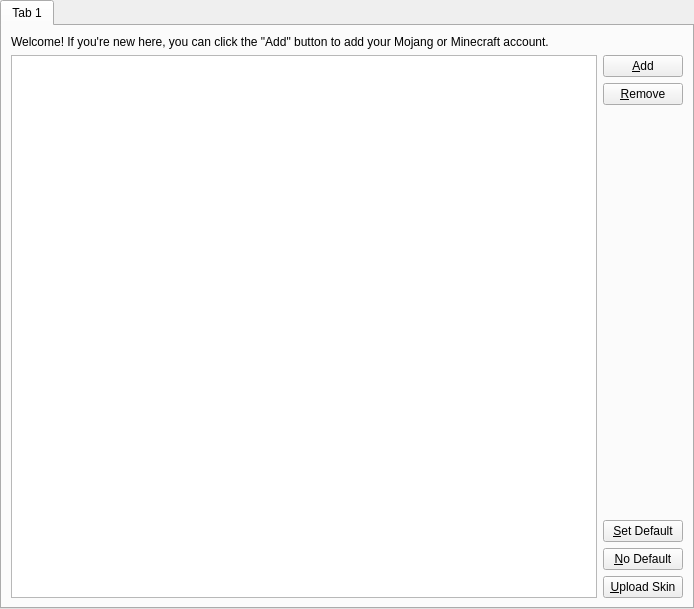
<?xml version="1.0" encoding="UTF-8"?>
<ui version="4.0">
 <class>AccountListPage</class>
 <widget class="QWidget" name="AccountListPage">
  <property name="geometry">
   <rect>
    <x>0</x>
    <y>0</y>
    <width>694</width>
    <height>609</height>
   </rect>
  </property>
  <layout class="QVBoxLayout" name="verticalLayout_2">
   <property name="leftMargin">
    <number>0</number>
   </property>
   <property name="topMargin">
    <number>0</number>
   </property>
   <property name="rightMargin">
    <number>0</number>
   </property>
   <property name="bottomMargin">
    <number>0</number>
   </property>
   <item>
    <widget class="QTabWidget" name="tabWidget">
     <property name="currentIndex">
      <number>0</number>
     </property>
     <widget class="QWidget" name="tab">
      <attribute name="title">
       <string notr="true">Tab 1</string>
      </attribute>
      <layout class="QVBoxLayout" name="verticalLayout">
       <item>
        <widget class="QLabel" name="welcomeLabel">
         <property name="text">
          <string>&lt;html&gt;&lt;head/&gt;&lt;body&gt;&lt;p&gt;Welcome! If you're new here, you can click the &amp;quot;Add&amp;quot; button to add your Mojang or Minecraft account.&lt;/p&gt;&lt;/body&gt;&lt;/html&gt;</string>
         </property>
         <property name="wordWrap">
          <bool>true</bool>
         </property>
        </widget>
       </item>
       <item>
        <layout class="QHBoxLayout" name="horizontalLayout">
         <item>
          <widget class="QTreeView" name="listView"/>
         </item>
         <item>
          <layout class="QVBoxLayout" name="manageAcctsBtnBox">
           <item>
            <widget class="QPushButton" name="addAccountBtn">
             <property name="text">
              <string>&amp;Add</string>
             </property>
            </widget>
           </item>
           <item>
            <widget class="QPushButton" name="rmAccountBtn">
             <property name="text">
              <string>&amp;Remove</string>
             </property>
            </widget>
           </item>
           <item>
            <spacer name="buttonSpacer">
             <property name="orientation">
              <enum>Qt::Vertical</enum>
             </property>
             <property name="sizeHint" stdset="0">
              <size>
               <width>20</width>
               <height>40</height>
              </size>
             </property>
            </spacer>
           </item>
           <item>
            <widget class="QPushButton" name="setDefaultBtn">
             <property name="toolTip">
              <string>&lt;html&gt;&lt;head/&gt;&lt;body&gt;&lt;p&gt;Set the currently selected account as the active account. The active account is the account that is used to log in (unless it is overridden in an instance-specific setting).&lt;/p&gt;&lt;/body&gt;&lt;/html&gt;</string>
             </property>
             <property name="text">
              <string>&amp;Set Default</string>
             </property>
            </widget>
           </item>
           <item>
            <widget class="QPushButton" name="noDefaultBtn">
             <property name="toolTip">
              <string>Set no default account. This will cause PolycraftLauncher to prompt you to select an account every time you launch an instance that doesn't have its own default set.</string>
             </property>
             <property name="text">
              <string>&amp;No Default</string>
             </property>
            </widget>
           </item>
           <item>
            <widget class="QPushButton" name="uploadSkinBtn">
             <property name="toolTip">
              <string>Opens a dialog to select and upload a skin image to the selected account.</string>
             </property>
             <property name="text">
              <string>&amp;Upload Skin</string>
             </property>
            </widget>
           </item>
          </layout>
         </item>
        </layout>
       </item>
      </layout>
     </widget>
    </widget>
   </item>
  </layout>
 </widget>
 <resources/>
 <connections/>
</ui>
